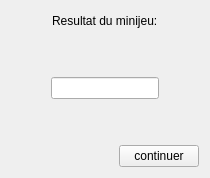
      <widget class="QWidget" name="pagefinjeu">
       <layout class="QGridLayout" name="gridLayout_9">
        <item row="0" column="0">
         <layout class="QVBoxLayout" name="verticalLayout_30">
          <item>
           <layout class="QHBoxLayout" name="horizontalLayout_26">
            <item>
             <spacer name="horizontalSpacer_45">
              <property name="orientation">
               <enum>Qt::Horizontal</enum>
              </property>
              <property name="sizeHint" stdset="0">
               <size>
                <width>40</width>
                <height>20</height>
               </size>
              </property>
             </spacer>
            </item>
            <item>
             <widget class="QLabel" name="label_13">
              <property name="text">
               <string>Resultat du minijeu:</string>
              </property>
             </widget>
            </item>
            <item>
             <spacer name="horizontalSpacer_50">
              <property name="orientation">
               <enum>Qt::Horizontal</enum>
              </property>
              <property name="sizeHint" stdset="0">
               <size>
                <width>40</width>
                <height>20</height>
               </size>
              </property>
             </spacer>
            </item>
           </layout>
          </item>
          <item>
           <spacer name="verticalSpacer_29">
            <property name="orientation">
             <enum>Qt::Vertical</enum>
            </property>
            <property name="sizeHint" stdset="0">
             <size>
              <width>20</width>
              <height>40</height>
             </size>
            </property>
           </spacer>
          </item>
          <item>
           <layout class="QHBoxLayout" name="horizontalLayout_27">
            <item>
             <spacer name="horizontalSpacer_51">
              <property name="orientation">
               <enum>Qt::Horizontal</enum>
              </property>
              <property name="sizeHint" stdset="0">
               <size>
                <width>40</width>
                <height>20</height>
               </size>
              </property>
             </spacer>
            </item>
            <item>
             <widget class="QLineEdit" name="cfinminijeu"/>
            </item>
            <item>
             <spacer name="horizontalSpacer_52">
              <property name="orientation">
               <enum>Qt::Horizontal</enum>
              </property>
              <property name="sizeHint" stdset="0">
               <size>
                <width>40</width>
                <height>20</height>
               </size>
              </property>
             </spacer>
            </item>
           </layout>
          </item>
          <item>
           <spacer name="verticalSpacer_28">
            <property name="orientation">
             <enum>Qt::Vertical</enum>
            </property>
            <property name="sizeHint" stdset="0">
             <size>
              <width>20</width>
              <height>40</height>
             </size>
            </property>
           </spacer>
          </item>
          <item>
           <layout class="QHBoxLayout" name="horizontalLayout_28">
            <item>
             <spacer name="horizontalSpacer_53">
              <property name="orientation">
               <enum>Qt::Horizontal</enum>
              </property>
              <property name="sizeHint" stdset="0">
               <size>
                <width>40</width>
                <height>20</height>
               </size>
              </property>
             </spacer>
            </item>
            <item>
             <widget class="QPushButton" name="bfinminijeu">
              <property name="text">
               <string>continuer</string>
              </property>
             </widget>
            </item>
           </layout>
          </item>
         </layout>
        </item>
       </layout>
      </widget>
